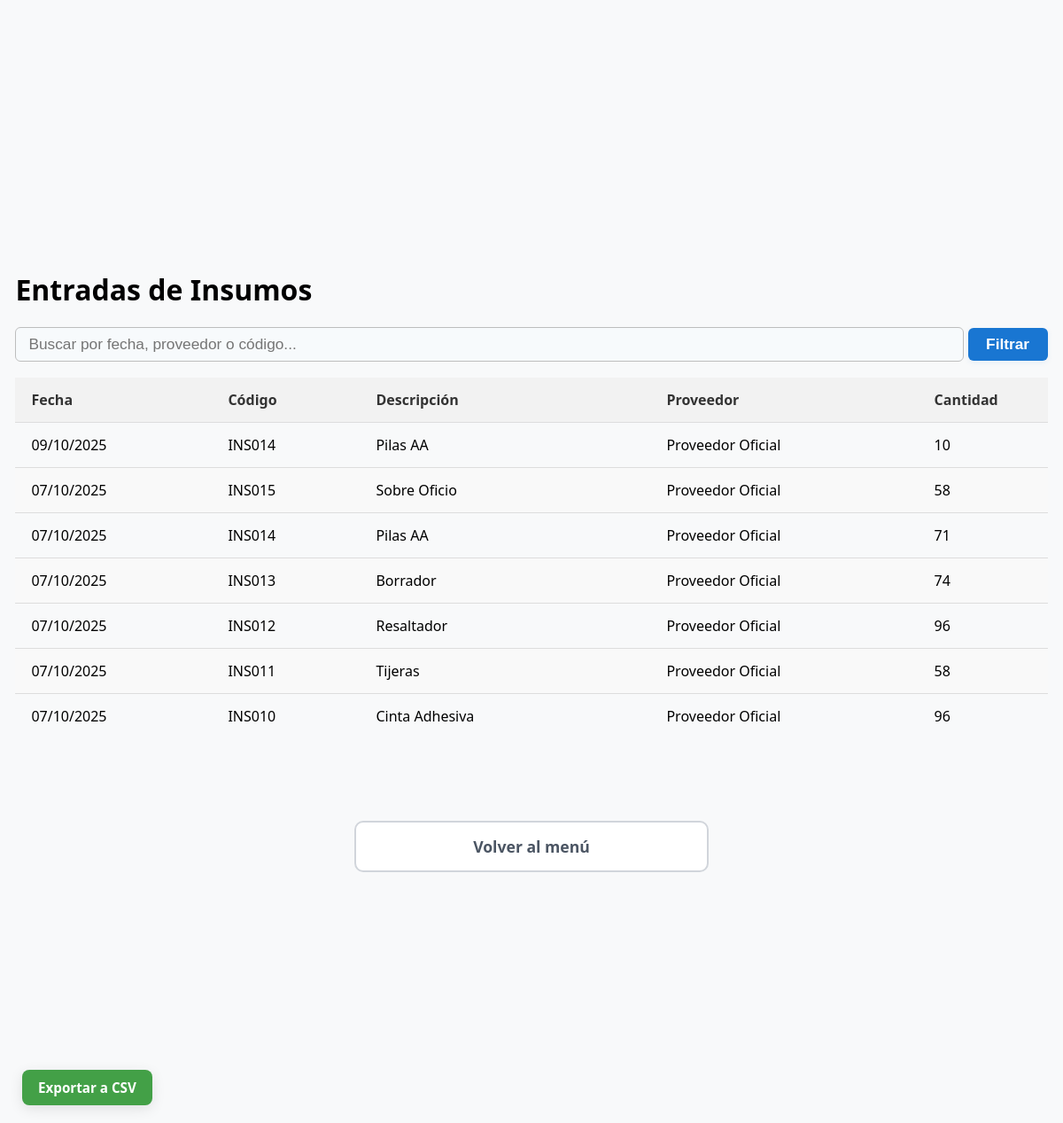
/entrada_insumos (signed in), run on the app's committed database.
### app/models.py (models this page shows)
class EntradaInsumo(db.Model):
    __tablename__ = 'entrada_insumos'
    id_entrada = db.Column(db.Integer, primary_key=True, autoincrement=True)
    fecha_entrada = db.Column(db.Date, default=lambda: datetime.now(timezone.utc).date())
    cantidad = db.Column(db.Integer, nullable=False)
    id_insumo = db.Column(db.Integer, db.ForeignKey('insumos.id'), nullable=False)
    id_proveedor = db.Column(db.Integer, db.ForeignKey('proveedores.id_proveedor'), nullable=False)

class Insumo(db.Model):
    __tablename__ = 'insumos'
    id = db.Column(db.Integer, primary_key=True, autoincrement=True)
    codigo_insumo = db.Column(db.String(10), unique=True, nullable=False)
    descripcion = db.Column(db.String(200), nullable=False)
    existencias_iniciales_anio = db.Column(db.Integer, default=0)
    stock_actual = db.Column(db.Integer, default=0)
    porcentaje_utilizado = db.Column(db.Integer, default=0)
    cantidad_entradas = db.Column(db.Integer, default=0)
    cantidad_salidas = db.Column(db.Integer, default=0)
    entradas = db.relationship('EntradaInsumo', backref='insumo', lazy=True)
    detalles_solicitud = db.relationship('SolicitudDetalle', backref='insumo', lazy=True)
    salidas = db.relationship('SalidaInsumo', backref='insumo', lazy=True)

class Proveedor(db.Model):
    __tablename__ = 'proveedores'
    id_proveedor = db.Column(db.Integer, primary_key=True, autoincrement=True)
    nombre = db.Column(db.String(50), nullable=False, unique=True)
    entradas = db.relationship('EntradaInsumo', backref='proveedor', lazy=True)

### app/routes.py (the view, shortened to what this page needs)
@app.route('/entrada_insumos')
@admin_required
def entrada_insumos():
    filtro = request.args.get('filtro', '')
    query = sa.select(EntradaInsumo).join(Proveedor, EntradaInsumo.id_proveedor==Proveedor.id_proveedor).join(Insumo, EntradaInsumo.id_insumo==Insumo.id).order_by(EntradaInsumo.fecha_entrada.desc(), EntradaInsumo.id_entrada.desc())
    entradas = db.session.scalars(query).all()
    return render_template('entrada_insumos.html', entradas=entradas, filtro=filtro)

### app/models.py (called while the page is built)
@login.user_loader
def load_user(id_usuario):
    return db.session.get(User, int(id_usuario))

### app/templates/entrada_insumos.html (shortened to what this page needs)
{% extends "base.html" %}
{% block content %}
<div class="page-container">
    <h1>Entradas de Insumos</h1>
    <form method="get" action="{{ url_for('entrada_insumos') }}">
    <input type="text" name="filtro"class="filtro-input-page" placeholder="Buscar por fecha, proveedor o código..." value="{{ filtro }}">
    <button type="submit" class="btn-filtrar filtro-btn">Filtrar</button>
    </form>
    <div class="table-scroll">
        <table>
            <thead>
                <tr>
                    <th>Fecha</th>
                    <th>Código</th>
                    <th>Descripción</th>
                    <th>Proveedor</th>
                    <th>Cantidad</th>
                </tr>
            </thead>
            <tbody>
            {% for entrada in entradas %}
                <tr>
                    <td>{{ entrada.fecha_entrada.strftime('%d/%m/%Y') }}</td>
                    <td>{{ entrada.insumo.codigo_insumo }}</td>
                    <td>{{ entrada.insumo.descripcion }}</td>
                    <td>{{ entrada.proveedor.nombre }}</td>
                    <td>{{ entrada.cantidad }}</td>
                </tr>
            {% endfor %}
            </tbody>
        </table>
    </div>
</div>
<div class="action-buttons-footer" style="max-width: 400px; margin: 100px auto 0 auto;">
    <a class="btn-footer-outline" href="{{ url_for('index') }}">Volver al menú</a>
</div>
<a href="{{ url_for('exportar_entradas', filtro=filtro) }}" class="btn-export-fixed">Exportar a CSV</a>
{% endblock %}

### app/static/style.css (style rules this page uses)
body { font-family: system-ui; background-color: #f8f9fa; margin: 0; padding: 0; display: flex; justify-content: center; align-items: center; height: 100vh; }
table { width: 100%; border-collapse: collapse; }
th, td { padding: 14px 18px; text-align: left; border-bottom: 1px solid #ddd; }
tr:nth-child(even) { background-color: #f9f9f9; }
.table-scroll { max-height: 400px; overflow-y: auto; overflow-x: hidden; margin-top: 18px; }
.table-scroll thead th { position: sticky; top: 0; background-color: #f2f2f2; color: #333; font-weight: 600; z-index: 2; box-shadow: 0 2px 8px rgba(0,0,0,0.07); }
.table-scroll td:last-child, .table-scroll th:last-child { max-width: 110px; width: 110px; word-break: break-word; white-space: normal; }
.filtro-input-page { padding: 8px 14px; border: 1.5px solid #bdbdbd; border-radius: 6px; font-size: 1.08rem; transition: border-color 0.2s; outline: none; width: 1041px; background: #f7fafc; }
.filtro-btn { min-width: 90px; padding: 8px 18px; font-size: 1.08rem; font-weight: 600; }
.btn-filtrar { background-color: #1976d2; color: #fff !important; border: none; border-radius: 6px; padding: 8px 18px; font-size: 1.08rem; font-weight: 600; cursor: pointer; transition: background 0.2s, box-shadow 0.2s; box-shadow: 0 2px 6px rgba(25,118,210,0.08); margin: 0; text-decoration: none; display: inline-block; }
.action-buttons-footer { margin-top: 30px; display: flex; flex-direction: column; gap: 12px; }
.action-buttons-footer a { display: block; width: 100%; padding: 15px 20px; font-size: 1.1rem; font-weight: 600; text-align: center; text-decoration: none; border-radius: 10px; transition: all 0.2s ease-in-out; box-sizing: border-box; }
.btn-footer-outline { background-color: white; color: #4b5563 !important; border: 2px solid #d1d5db; }
a.btn-export-fixed { position: fixed; bottom: 20px; left: 25px; z-index: 999; background-color: #43a047; color: #fff !important; text-decoration: none !important; padding: 10px 18px; border: none; border-radius: 8px; font-size: 0.95rem; font-weight: 600; cursor: pointer; transition: all 0.2s ease; box-shadow: 0 4px 15px rgba(0, 0, 0, 0.1); }

### data on the page
EntradaInsumo: fecha_entrada "09/10/2025", insumo.codigo_insumo "INS014", insumo.descripcion "Pilas AA", proveedor.nombre "Proveedor Oficial", cantidad "10"
EntradaInsumo: fecha_entrada "07/10/2025", insumo.codigo_insumo "INS015", insumo.descripcion "Sobre Oficio", proveedor.nombre "Proveedor Oficial", cantidad "58"
EntradaInsumo: fecha_entrada "07/10/2025", insumo.codigo_insumo "INS014", insumo.descripcion "Pilas AA", proveedor.nombre "Proveedor Oficial", cantidad "71"
EntradaInsumo: fecha_entrada "07/10/2025", insumo.codigo_insumo "INS013", insumo.descripcion "Borrador", proveedor.nombre "Proveedor Oficial", cantidad "74"
EntradaInsumo: fecha_entrada "07/10/2025", insumo.codigo_insumo "INS012", insumo.descripcion "Resaltador", proveedor.nombre "Proveedor Oficial", cantidad "96"
EntradaInsumo: fecha_entrada "07/10/2025", insumo.codigo_insumo "INS011", insumo.descripcion "Tijeras", proveedor.nombre "Proveedor Oficial", cantidad "58"
EntradaInsumo: fecha_entrada "07/10/2025", insumo.codigo_insumo "INS010", insumo.descripcion "Cinta Adhesiva", proveedor.nombre "Proveedor Oficial", cantidad "96"
